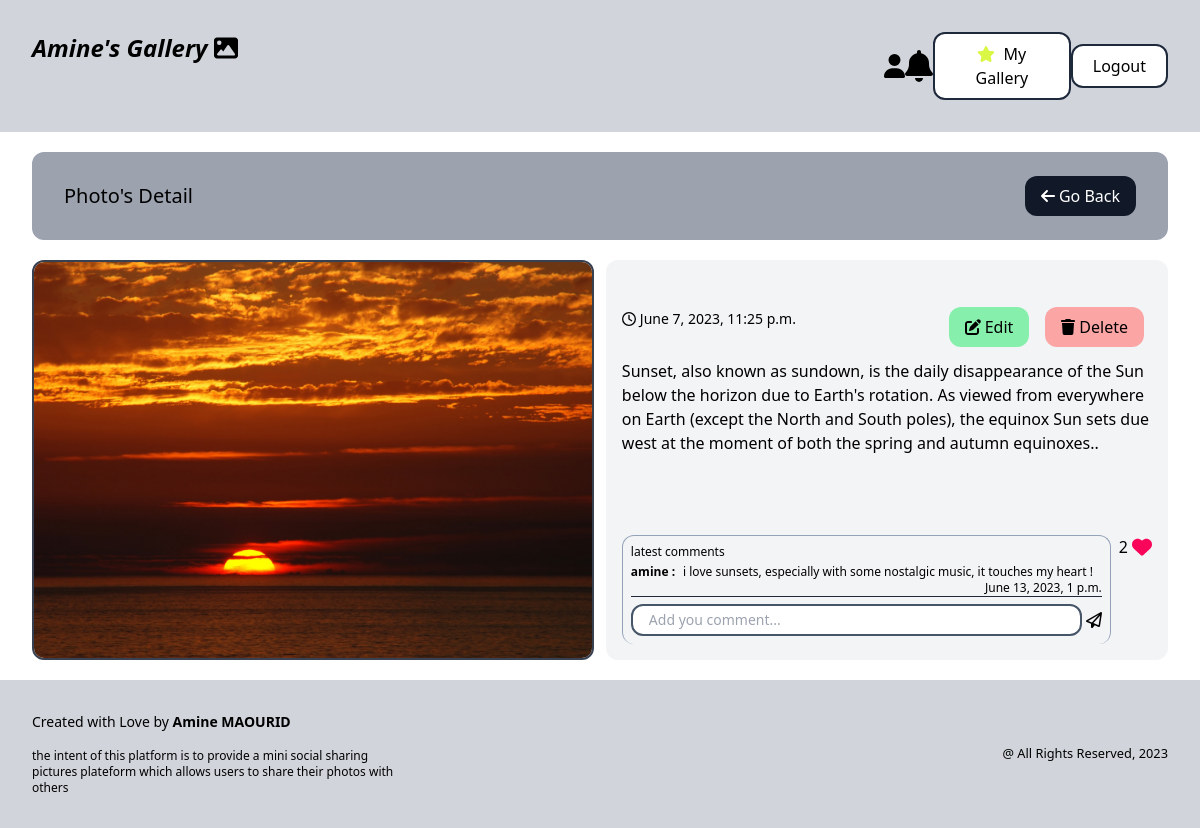
Before: /gallery/1/ (signed in) with the older database file.
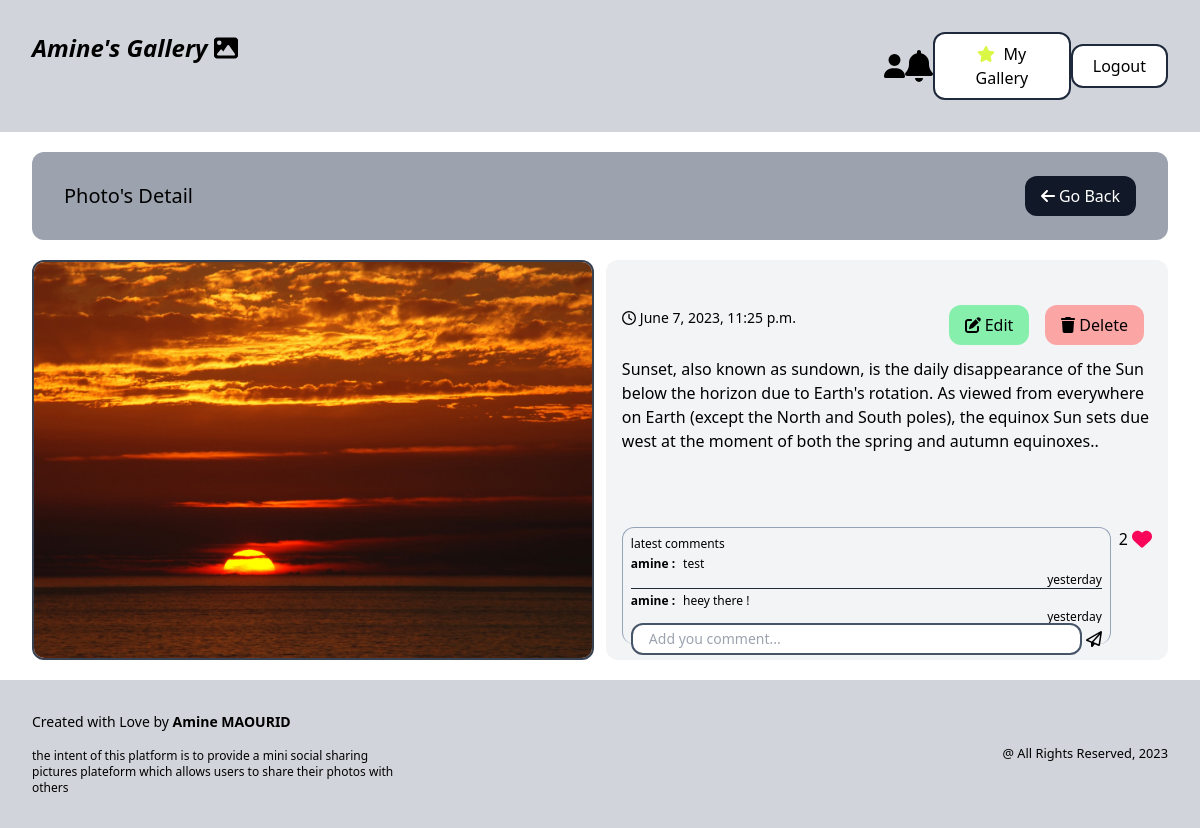
After: the same page with the newer database file.
### photoshare/models.py (models this page shows, shortened)
class Photo(models.Model) :
    description = models.TextField(max_length=500, null=False, blank=False)
    category = models.ForeignKey(Category, related_name="photos", on_delete=models.SET_NULL, null=True)
    image = models.ImageField(null=False, blank=False)
    created_at = models.DateTimeField(auto_now_add=True)
    created_by = models.ForeignKey(User, related_name="photos", on_delete=models.CASCADE)
    number_of_likes = models.IntegerField(null=False, default=0)

### likes/models.py (models this page shows, shortened)
class Comment(models.Model) :
    class Meta :
        ordering = ('-created_at',)
    comment_text = models.CharField(max_length=400, blank=False, null=False)
    photo = models.ForeignKey(Photo, related_name='comments', on_delete=models.CASCADE)
    is_hidden = models.BooleanField(default=False)
    created_by = models.ForeignKey(User, related_name='comments', on_delete=models.CASCADE)
    created_at = models.DateTimeField(auto_now_add=True)
    @admin.display(
            boolean=False,
            ordering="-created_at",
            description="published since"
    )
    def get_when_created(self):
        time_now = timezone.now()
        if time_now - datetime.timedelta(days=1) <= self.created_at <= time_now:
            if time_now - datetime.timedelta(hours=1) <= self.created_at:
                difference = time_now - self.created_at
                difference_in_seconds = difference.total_seconds()
                difference_in_minutes = int(difference_in_seconds // 60)
                if difference_in_minutes == 0:
                    seconds = int(difference_in_seconds % 60)
                    return f"{seconds} seconds ago"
                return f"{difference_in_minutes} minutes ago"
            else:
                difference = time_now - self.created_at
                difference_in_seconds = difference.total_seconds()
                hours = int(difference_in_seconds // 3600)
                if hours == 1:
                    return f"1 hour ago"
                return f"{hours} hours ago"
        elif time_now - datetime.timedelta(days=2) <= self.created_at <= time_now - datetime.timedelta(days=1):
            return "yesterday"
        else:
            return self.created_at

### photoshare/views.py (the view)
# urls.py: path('<str:pk>/', views.viewPhoto, name='detail_photo'),
@login_required
def viewPhoto(request, pk) :
    photo = get_object_or_404(Photo, pk=pk)
    comment_create_form = CommentCreateForm()
    likes_for_photo = Like.objects.filter(photo=photo, created_by = request.user)
    user_likes_photo = False
    if likes_for_photo.exists() :
        user_likes_photo = True
    return render(request, 'photoshare/photo.html', {'photo' : photo, 'is_user_likes' : user_likes_photo, 'form' : comment_create_form })

### likes/forms.py
class CommentCreateForm(forms.ModelForm) :
    class Meta :
        model = Comment
        fields = ('comment_text',)
    comment_text = forms.CharField(widget=forms.TextInput(attrs={
        'placeholder' : 'Add you comment...',
        'class' : 'w-full py-1 text-sm pl-4 border border-2 border-slate-600 rounded-xl'
    }))

### photoshare/templates/photoshare/photo.html (shortened to what this page needs)
{% extends 'photoshare/base.html' %}
{% block content %}
<div class="flex flex-col h-full">
    <div class="flex justify-between py-6 px-8 bg-gray-400 rounded-xl mb-5 items-center col-span-3">
        <h3 class="text-xl">
           {% block header_title %} Photo's Detail {% endblock %}
        </h3>
        <button class="py-2 px-4 bg-gray-900 text-white hover:bg-gray-700 rounded-xl">
            <a href="{% url 'gallery' %}">
                <i class="fa-solid fa-arrow-left mr-1"></i>Go Back
            </a>
        </button>
    </div>
    <div class="flex h-5/6">
        <div class="w-1/2 mr-3 border-2 border-gray-700 rounded-xl overflow-clip">
            <img class="object-cover h-full w-full" src="{{ photo.image.url }}" alt="{{ photo.description }}">
        </div>
        {% block buttons_section %}
        <div class="w-1/2 pt-8 pb-4 px-4 bg-gray-100 rounded-xl flex flex-col justify-between">
            <div class="flex flex-col space-y-3 h-full">
                <div class="flex justify-between h-1/6 items-center">
                    <p class="text-sm h-fit">
                        <i class="fa-regular fa-clock mr-1"></i>{{ photo.created_at }}
                    </p>
                    <div class="flex self-end">
                        {% if request.user == photo.created_by or request.user.is_superuser  %}
                        <button class="py-2 px-4 bg-green-300 mx-2 rounded-xl hover:bg-green-400 hover:text-white">
                            <a href="{% url 'edit' photo.id %}" class="flex items-center">
                                <i class="fa-solid fa-pen-to-square mr-1"></i>Edit
                            </a>
                        </button>
                        <button class="py-2 px-4 bg-red-300 mx-2 rounded-xl hover:bg-red-400 hover:text-white">
                            <a href="{% url 'delete' photo.id %}">
                                <i class="fa-solid fa-trash mr-1"></i>Delete
                            </a>
                        </button>
                        {% endif %}
                    </div>
                </div>
                <p class="overflow-y-auto h-1/2">
                    {{ photo.description }}
                </p>
                <div class="flex h-1/3 justify-between space-x-2 w-full">
                    <div class="w-full flex flex-col h-full border-t border-x border-slate-400 rounded-xl p-2">
                        <p class="text-xs h-fit mb-1">latest comments</p>
                        <div class="h-full flex flex-col">
                            <div class="h-2/3 flex flex-col space-y-1 overflow-y-auto">
                                {% if photo.comments.all %}
                                    {% for comment in photo.comments.all %}
                                        {% if comment.is_hidden == False %}
                                        <div class="flex flex-col w-full h-fit border-b border-gray-800">
                                            <div class="flex items-center">
                                                <p class="font-bold text-xs">{{ comment.created_by.username }} :</p>
                                                <p class="text-xs pl-2"> {{ comment.comment_text }}</p>
                                            </div>
                                            <p class="text-xs self-end">{{ comment.get_when_created }}</p>
                                        </div>
                                        {% endif %}
                                    {% endfor %}
                                {% else %}
                                        <div class="m-auto">No comments for the moments</div>
                                {% endif %}
                            </div>
                            {% include 'likes/add_comment.html' with photo=photo form=form %}
                        </div>
                    </div>
                    <div class="flex h-fit w-fit">
                        {% include 'likes/add_like.html' with user_likes=is_user_likes nb_likes=photo.number_of_likes %}
                    </div>
                </div>
            </div>
        </div>
        {% endblock %}
    </div>
</div>
{% endblock %}

### photoshare/templates/photoshare/base.html (shortened to what this page needs)
{% load static %}
<!DOCTYPE html>
<html lamg="en">
    <head>
        <script src="https://cdn.tailwindcss.com"></script>
        <link href="{% static 'fontawesomefree/css/all.min.css' %}" rel="stylesheet" type="text/css">
    </head>
    <body class="flex flex-col justify-between h-full">
        <header class="flex justify-between p-8 bg-gray-300">
            <h3 class="text-2xl italic font-bold">
                <a href="{% url 'gallery' %}">Amine's Gallery <i class="fa-solid fa-image" style="color: #000000;"></i></a>
            </h3>
            {% if request.user.is_authenticated %}
            <div class="flex w-1/4 items-center justify-between">
                <a href="{% url 'profile:my_profile' %}">
                    <i class="fa-solid fa-user fa-xl"></i>
                </a>
                <a href="{% url 'likes:notifications' %}">
                    {% if notifications %}
                        <div class="relative items-center">
                            <i class="fa-solid fa-bell fa-2xl"></i>
                            <span class="ml-1 absolute bottom-0 right-0 bg-red-500 text-white rounded-full w-4 h-4 flex items-center justify-center text-xs">
                            {{ notifications|length }}
                            </span>
                        </div>
                    {% else %}
                        <i class="fa-solid fa-bell fa-2xl"></i>
                    {% endif %}
                </a>
                <button class="border-2 bg-white border-slate-800 rounded-xl py-2 px-5 hover:bg-gray-900 hover:text-white">
                    <a href="{% url 'mygallery' %}">
                        {% if request.user.is_superuser %}
                        <i class="fa-solid fa-star mr-1" style="color: #daf745;"></i>
                        {% endif %}
                        My Gallery
                    </a>
                </button>
                <button class="border-2 bg-white border-slate-800 rounded-xl py-2 px-5 hover:bg-gray-900 hover:text-white">
                    <a href="{% url 'logout' %}">Logout</a>
                </button>
            </div>
            {% else %}
                <button class="border-2 bg-white border-slate-800 rounded-xl py-2 px-5 hover:bg-gray-900 hover:text-white">
                    <a href="{% url 'login' %}">Login</a>
                </button>
            {% endif %}
        </header>
        <div class="py-5 px-8 h-full">
            {% block content %}
            {% endblock %}
        </div>
        <footer class="flex items-center justify-between p-8 bg-gray-300">
            <div class="flex flex-col w-1/3">
                <p class="text-sm mb-4">Created with Love by <strong>Amine MAOURID</strong></p>
                <p class="text-xs">the intent of this platform is to provide
                    a mini social sharing pictures plateform
                    which allows users to share their photos
                    with others</p>
            </div>
            <small>@ All Rights Reserved, 2023</small>
        </footer>
    </body>
</html>

### likes/templates/likes/add_comment.html (shortened to what this page needs)
{% extends 'likes/base.html' %}
{% block content %}
    <form method="POST" action="{% url 'likes:add_comment' photo.id %}" class="flex items-center">
        <p class="w-full">{{ form.comment_text }}</p>
        <button class="ml-1 w-fit" type="submit">
            <i class="fa-regular fa-solid fa-paper-plane"></i>
        </button>
    </form>
{% endblock %}

### likes/templates/likes/base.html (shortened to what this page needs)
{% load static %}
<!DOCTYPE html>
<html lamg="en">
    <head>
        <script src="https://cdn.tailwindcss.com"></script>
        <link href="{% static 'fontawesomefree/css/all.min.css' %}" rel="stylesheet" type="text/css">
    </head>
    <body class="flex flex-col justify-between h-full">
        {% block content %}
        {% endblock %}
    </body>
</html>

### likes/templates/likes/add_like.html (shortened to what this page needs)
{% extends 'likes/base.html' %}
{% block content %}
<form method="POST" action="{% url 'likes:add_like' photo.id %}" class="w-fit flex">
    <p class="mr-1">{{ nb_likes }}</p>
    {% if user_likes %}
        <button type="submit">
            <i class="fa-solid fa-heart fa-beat fa-lg" style="color: #f9065b;"></i>
        </button>
    {% else  %}
        <button  type="submit">
            <i class="fa-regular fa-heart fa-beat fa-lg" style="color: #f9065b;"></i>
        </button>
    {% endif %}
</form>
{% endblock %}

Changed rows visible on the page:
no longer on this page (row unchanged): Comment: created_by.username "amine", comment_text "i love sunsets, especially with some nostalgic music, it touches my heart !", get_when_created "June 13, 2023, 1 p.m."
added Comment: created_by.username "amine", comment_text "test", get_when_created "yesterday"
added Comment: created_by.username "amine", comment_text "heey there !", get_when_created "yesterday"
